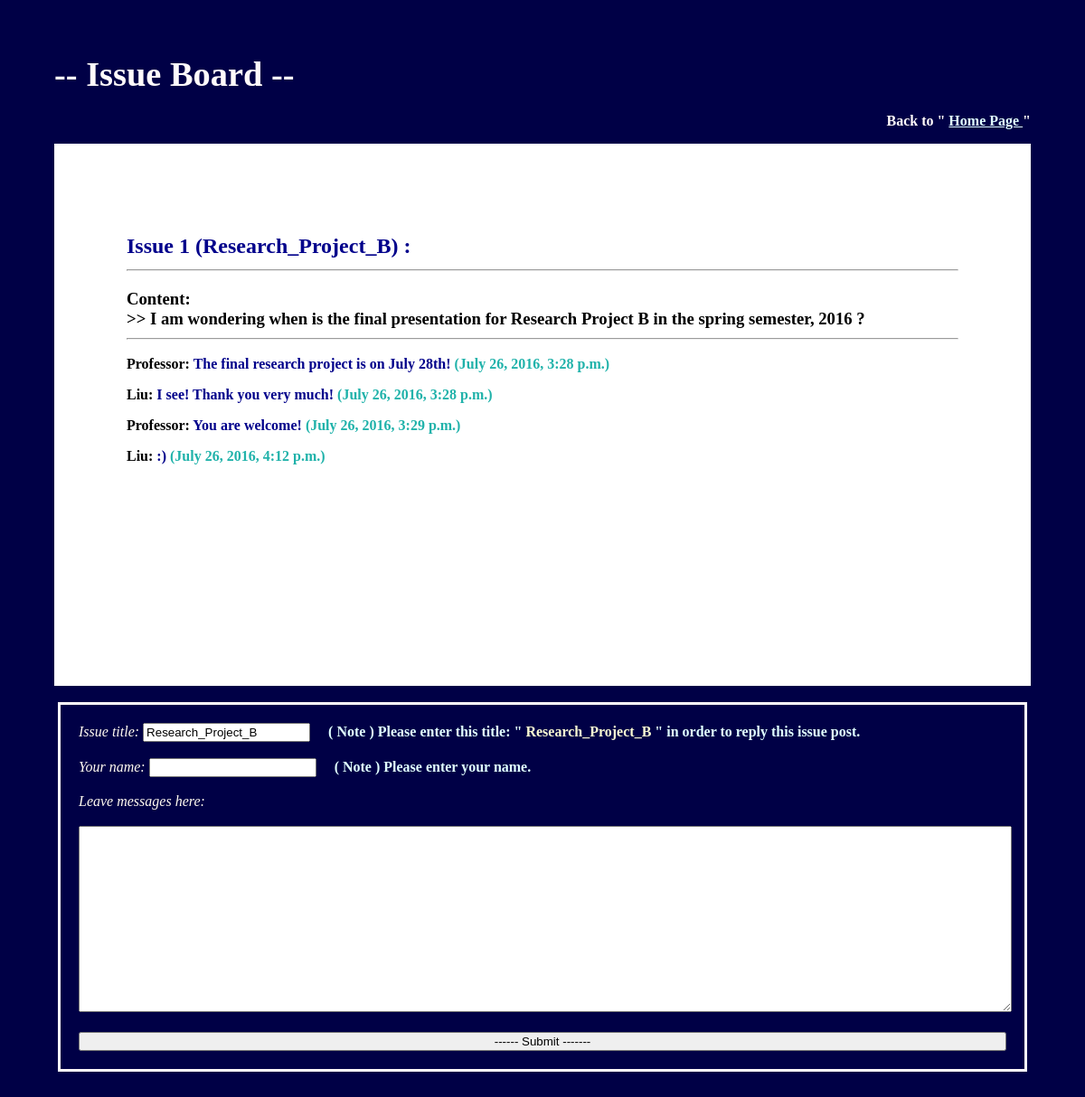
The page /issue/1/ on the database as committed earlier.
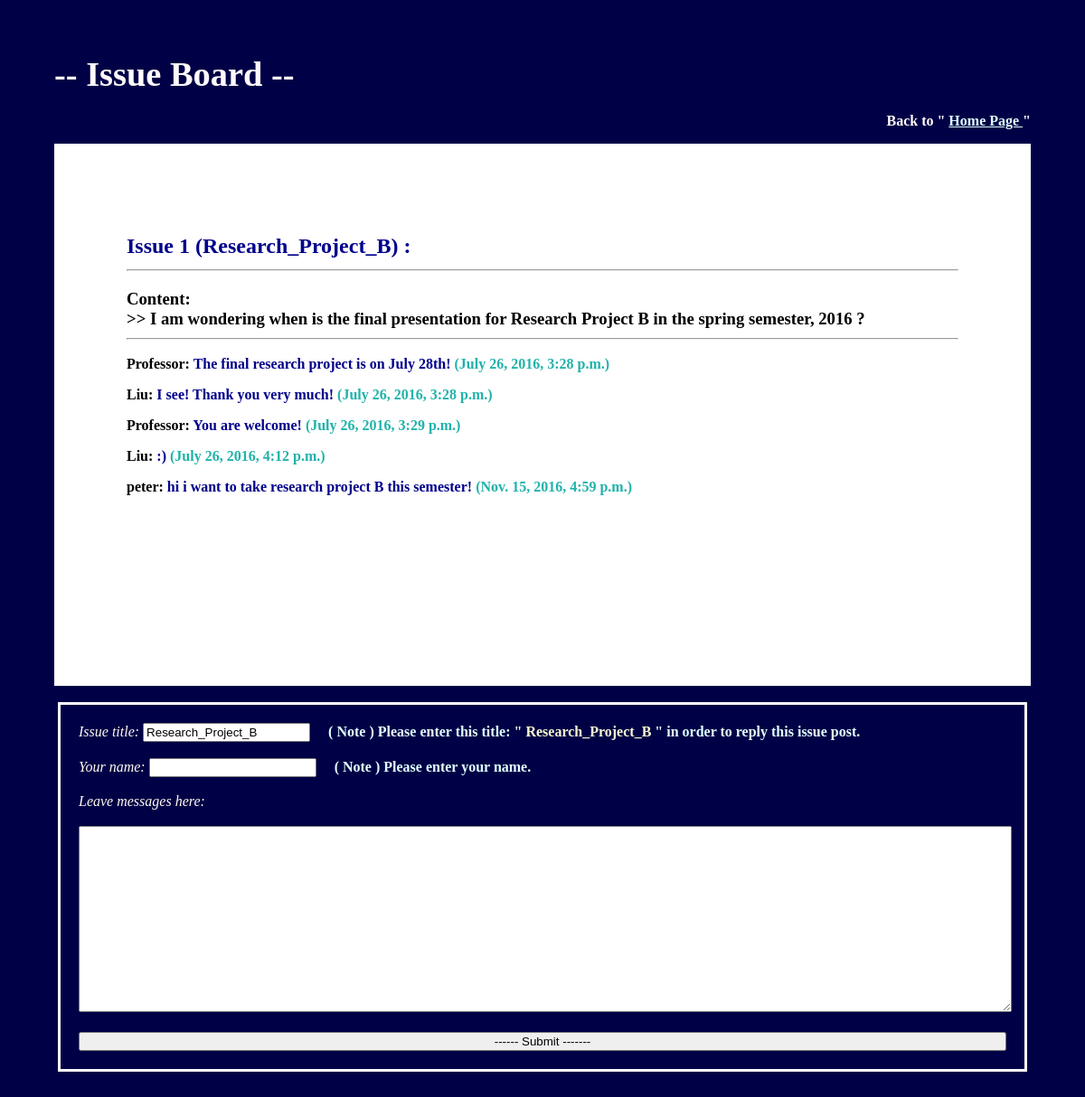
The same page on the database as committed later.
### issue/models.py (models this page shows, shortened)
class IssuePost(models.Model):
    title = models.CharField(max_length=100)
    name = models.CharField(max_length=100)
    email = models.CharField(max_length=100)
    content = models.TextField(blank=True)
    create_time = models.DateTimeField(auto_created=True, auto_now_add=True)

class IssueChat(models.Model):
    issue_title = models.CharField(max_length = 100)
    name = models.CharField(max_length=100, default='anonymous')
    message = models.TextField(blank=True)
    create_at = models.DateTimeField(auto_created=True, auto_now_add=True)

### issue/views.py (the view)
# urls.py: url(r'^issue/(?P<pk>\d+)/$', issue_detail, name='issue_detail'),
def issue_detail(request, pk):
    issue = IssuePost.objects.get(pk=pk)
    issue_chat_list = IssueChat.objects.all().order_by('pk')
    return render(request, 'issue.html', {
        'issue': issue,
        'issue_chat_list': issue_chat_list,
    })

### templates/issue.html (shortened to what this page needs)
<!DOCTYPE html>
<html lang="en">
<head>
</head>
    <h1><b style="color:snow; font-size: larger"> -- Issue Board -- </b></h1>
        <p align = right> <b style="color:snow; font-size: medium">Back to " <a href="{% url 'home' %}"  style="color: lightcyan" > Home Page </a> " </b>
<div style="background-color:white;color:black;padding:80px;height: 330pt">
    <h2><b style="color:darkblue">Issue {{issue.pk}} ({{ issue.title }}) :</b><hr></h2>
    <h3>Content: <br> >> {{ issue.content }}<br><hr></h3>
    {% for message in issue_chat_list %}
        <b style="color:darkblue">
            <p>
                {% if message.issue_title == issue.title %}
                    <b style="color:black">{{ message.name  }}:</b>
                    <b style="color:darkblue"> {{ message.message }}</b>
                    <b style="color:lightseagreen">({{ message.create_at }})</b>
                {% endif %}
            </p>
        </b>
    {% endfor %}
</div>
    <body style="margin: 5%" background="https://images.unsplash.com/photo-1465158753229-aa725fff85a1?ixlib=rb-0.3.5&q=80&fm=jpg&crop=entropy&s=1b1d5afac6ea6583b441b809b188bdae">
    <br>
        <div class = "center">
            <form action="{% url 'issue_chat_submit' pk=issue.pk %}" method="post">
                <em>Issue title: </em>
                <input type="text" name="issue_title" value = {{ issue.title }}>&nbsp;&nbsp;&nbsp;&nbsp;
                <b style="color:lightcyan"> ( Note ) Please enter this title: " </b>
                <b style="color:lightgoldenrodyellow"> {{ issue.title }} </b>
                <b style="color:lightcyan"> " in order to reply this issue post.</b><br><br>
                {% if user.is_authenticated %}
                    <em>Your name: </em>
                    <input type="text" name="name" value="{{ user.get_username }}">&nbsp;&nbsp;&nbsp;&nbsp;
                    <b style="color:lightcyan"> ( Note ) Please enter your name. </b><br><br>
                {% else %}
                    <em>Your name: </em>
                    <input type="text" name="name">&nbsp;&nbsp;&nbsp;&nbsp;
                    <b style="color:lightcyan"> ( Note ) Please enter your name. </b><br><br>
                {% endif %}
                <em>Leave messages here: </em><br><br>
                <textarea name = message style="width: 100%;height:200px"></textarea><br><br>
                <input type=submit value="------ Submit -------" style="width: 100%;">
            </form>
        </div>
    </body>
</html>

### templates/issue.html (style rules this page uses)
.center { margin: auto; width: 95%; border: 3px solid snow; padding: 20px; }
body { background-color: #000046; }
em { color: floralwhite; }

Rows that differ between the two databases and show on the page:
added IssueChat: name "peter", message "hi i want to take research project B this semester!", create_at "Nov. 15, 2016, 4:59 p.m."
